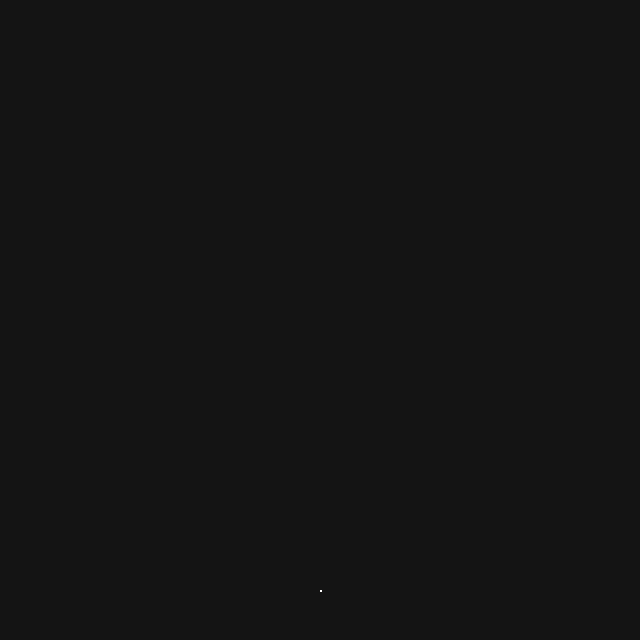
Frame 1 (no input)
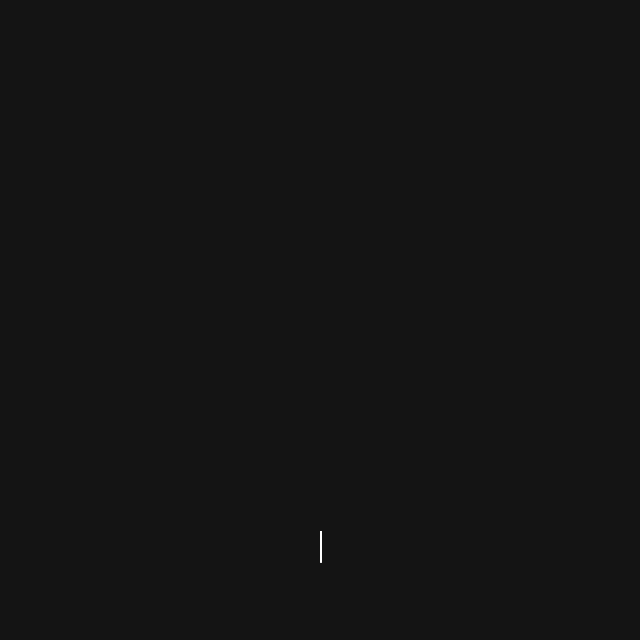
Frame 60 (the mouse pressed at the canvas centre just before this capture)
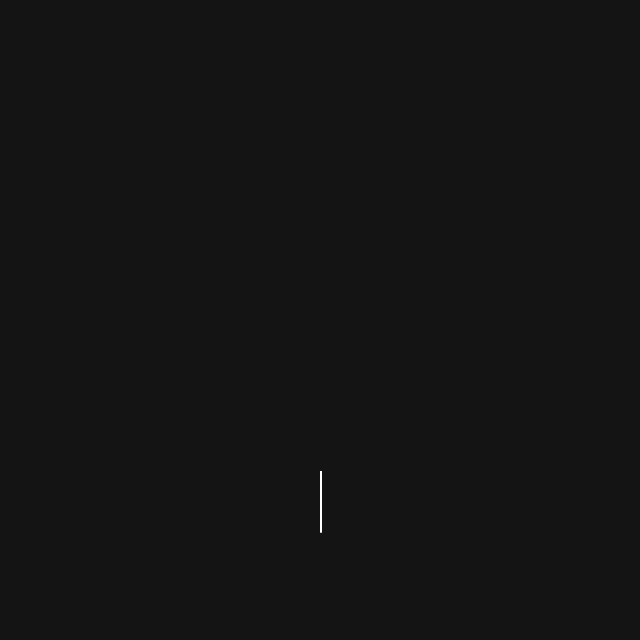
Frame 120 (the mouse held since frame 60 and released just before this capture)

The Processing sketch that drew these frames (run headless with seeded random() and noise(); from frame 60 on, the mouse is pressed at the canvas centre):

// Processing sketch: tree_worms
// ── tree_worms.pde
/* tree worms                                                                            */
/* Making a tree without a recursive function to make points for particles to travel on. */
/* A neat little sketch that looks kinda cool                                            */
/* portfolio of Michael Pinn.                                                            */
/* http://slambeetle.tumblr.com                                                          */
/* member since May 13, 2014                                                             */

ArrayList nodes = new ArrayList();  
// The temporary storage of end nodes which will later be transfered to the nodes list
ArrayList nextNodes = new ArrayList();
 
Particle[] particles = new Particle[450];
 
// Default angle inbetween forked nodes
int mainAngle = 30;
// How big the tree will be in levels
int amount = 9;
// Default distance inbetween nodes
int distance = 130;
 
 
// DO NOT EDIT
int endNodeAmount = 2;
 
void setup() {
  size(640, 640);
  noStroke();
  fill(255);                    // background fill white color
                                // Add beginning node
  nodes.add(new Node(new PVector(width/2, height-50), 0, distance));
                                // Create second node
  Node n = new Node(new PVector(width/2, height-50-distance), 0, distance);
                                // Make branching nodes
  n.addNextNodes();
  n.mn = (Node) nodes.get(0);
                                // Add node into list
  nodes.add(n);
 
  amount = (int)pow(amount, 2);
 
  while (nodes.size() <= amount) {
                                 // Get the nodes from the temporary arraylist and put them in the nodes arraylist.
    for (int i = 0; i < nextNodes.size(); i++) {
      Node n2 = (Node) nextNodes.get(i);
      nodes.add(n2);
    }
                                 // Clear temporary node list for next iteration
    nextNodes.clear();
    for (int i = 0; i < nodes.size(); i++) {
                                 // The end nodes will always be at the end of the arraylist. We access them by seeing if
                                 // i > nodes size - the amount of end nodes + 1
      if (i > nodes.size()-(endNodeAmount+1)) {
        Node n3 = (Node) nodes.get(i);
                                 // Check again to see if we can add more points
        if (nodes.size() <= amount) {
          n3.addNextNodes();
        }
      }
    }
                                 // Amount of end points on a fractal tree increases by double the previous amount
    endNodeAmount *= 2;
  }
 
  for (int i = 0; i < particles.length; i++) {
    particles[i] = new Particle();
  }
}
 
void draw() {
  background(20);
  for (int i = 0; i < particles.length; i++) {
    particles[i].draw();
    particles[i].move();
  }
}
 
class Node {                             // Node Class
  PVector loc;                           // define vector loc
 
  float angle, dist;                     // define angle and distance
                                         // leftNode, rightNode and middleNode
                                         // The left and right are used to determine the particles next position, the middleNode is for making
                                         // lines with the bottom and second bottom nodes as they do not have left or right nodes
  Node ln, rn, mn;                       // Node ln(left), rn(right), mn(middle)
 
  Node(PVector l, float a, float d) {    //Node constructor
    loc = l.get();                       // loc <- l(vector)
    angle = a;                           // angle <- a(float)
    dist = d-20;                         // dist <- d(float)
  }
 
  void addNextNodes() {                  // add next node function
                                         // Get the direction and distance the next point will be placed
    PVector vel = new PVector(sin(radians(angle-random(0, 15)+mainAngle))*(dist-random(20, 70)), cos(radians(angle-random(0, 15)+mainAngle))*(dist-random(20, 70)));
                                         // Add the x velocity onto loc.x. We subtract the y value because we are moving up
    ln = new Node(new PVector(loc.x+vel.x, loc.y-vel.y), angle+mainAngle, distance);
    nextNodes.add(ln);
 
                                         // Subtract 45 degees to make the 90 degree difference between nodes
    vel = new PVector(sin(radians(angle+random(0, 15)-mainAngle))*(dist-random(20, 70)), cos(radians(angle+random(0, 15)-mainAngle))*(dist-random(20, 70)));
    rn = new Node(new PVector(loc.x+vel.x, loc.y-vel.y), angle-mainAngle, distance);
    nextNodes.add(rn);
  }
}
 
class Particle {                         // Particle Class (ipja)
  PVector loc, ploc;                     // define vertor loc and ploc
 
  float speed = random(0.5, 1);          // define particle speed -> random number 0.5~1
 
  Node node;                             // define Node class one named node
 
  Particle() {                           // Particle Constructor
    Node ns = (Node) nodes.get(0);       // define Node ns <- first element in nodes, arraylist
    loc = ns.loc.get();                  // vector loc is Node ns's vector
    node = (Node) nodes.get(1);          // Node node <- second element in nodes, arraylist
    ploc = node.loc.get();               // vector ploc is Node node's vector
  }
 
  void draw() {                          // Particle draw to screen
    rect(loc.x, loc.y, 2, 2);            // x -> loc.x, y -> loc.y 2x2 draw rectangle
  }
 
  void move() {                          // Particle move function
    PVector vel = new PVector(ploc.x - loc.x, ploc.y - loc.y);  // define vector vel <- ploc-loc
    vel.normalize();                     // vel normalize the vector to a length of 1
    vel.mult(speed);                     // vel scalar value is 'speed' 
    loc.add(vel);                        // loc<- loc + vel
 
    if (PVector.dist(loc, ploc) < 2) {   // calculate the distance between two points, loc and ploc if loc <-> ploc < 2
      nextNode();                        // call nextNode function 
    }
  }
 
  void nextNode() {                      // nextNode function
    // Pick between the left or right node
    if (random(1) < 0.5) {               // random 0~1 if random value 0.5 under(50%)
      node = node.ln;                    // node add left
    } else {
      node = node.rn;                    // node add right
    }
    // If there is no left or right not AKA we reached the end.
    if (node != null) {                  // if node value is not null 
      ploc = node.loc.get();             // ploc is node's vector loc 
    } else {
      // Set the location back to the beginning 
      node = (Node) nodes.get(0);        // node <- first element in nodes arraylist
      loc = node.loc.get();              // loc <- Modernized node's vector loc
      // Set the next location to the next point // 
      node = (Node) nodes.get(1);        // node <- second element in nodes arraylist
      ploc = node.loc.get();             // ploc <- Modernized node's vector loc
    }
  }
}
